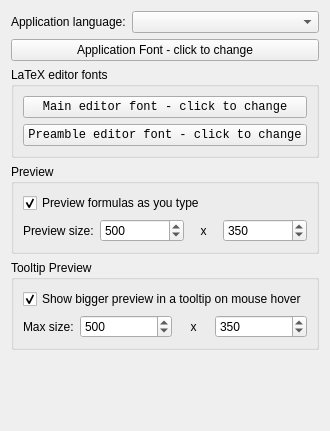
     <widget class="QWidget" name="tabAppearance">
      <attribute name="title">
       <string>&amp;Appearance</string>
      </attribute>
      <layout class="QVBoxLayout" name="verticalLayout_2">
       <item>
        <layout class="QHBoxLayout" name="lytLocale">
         <item>
          <widget class="QLabel" name="lblLocale">
           <property name="sizePolicy">
            <sizepolicy hsizetype="Preferred" vsizetype="Preferred">
             <horstretch>1</horstretch>
             <verstretch>0</verstretch>
            </sizepolicy>
           </property>
           <property name="text">
            <string>Application language:</string>
           </property>
          </widget>
         </item>
         <item>
          <widget class="QComboBox" name="cbxLocale">
           <property name="sizePolicy">
            <sizepolicy hsizetype="Preferred" vsizetype="Fixed">
             <horstretch>2</horstretch>
             <verstretch>0</verstretch>
            </sizepolicy>
           </property>
          </widget>
         </item>
        </layout>
       </item>
       <item>
        <widget class="QPushButton" name="btnAppFont">
         <property name="text">
          <string>Application Font - click to change</string>
         </property>
        </widget>
       </item>
       <item>
        <widget class="QGroupBox" name="gbxEditorFont">
         <property name="title">
          <string>LaTeX editor fonts</string>
         </property>
         <layout class="QVBoxLayout" name="verticalLayout">
          <item>
           <widget class="QPushButton" name="btnAppearFont">
            <property name="font">
             <font>
              <family>Courier New</family>
              <pointsize>9</pointsize>
             </font>
            </property>
            <property name="text">
             <string>Main editor font - click to change</string>
            </property>
           </widget>
          </item>
          <item>
           <widget class="QPushButton" name="btnAppearPreambleFont">
            <property name="font">
             <font>
              <family>Courier New</family>
              <pointsize>9</pointsize>
             </font>
            </property>
            <property name="text">
             <string>Preamble editor font - click to change</string>
            </property>
           </widget>
          </item>
         </layout>
        </widget>
       </item>
       <item>
        <widget class="QGroupBox" name="gbxPreview">
         <property name="title">
          <string>Preview</string>
         </property>
         <layout class="QGridLayout" name="gridLayout_4">
          <item row="1" column="1">
           <widget class="QSpinBox" name="spnPreviewWidth">
            <property name="sizePolicy">
             <sizepolicy hsizetype="Preferred" vsizetype="Fixed">
              <horstretch>3</horstretch>
              <verstretch>0</verstretch>
             </sizepolicy>
            </property>
            <property name="minimum">
             <number>10</number>
            </property>
            <property name="maximum">
             <number>1000</number>
            </property>
            <property name="value">
             <number>500</number>
            </property>
           </widget>
          </item>
          <item row="1" column="2">
           <widget class="QLabel" name="lblPreviewX_2">
            <property name="sizePolicy">
             <sizepolicy hsizetype="Preferred" vsizetype="Preferred">
              <horstretch>1</horstretch>
              <verstretch>0</verstretch>
             </sizepolicy>
            </property>
            <property name="text">
             <string>x</string>
            </property>
            <property name="alignment">
             <set>Qt::AlignCenter</set>
            </property>
            <property name="wordWrap">
             <bool>false</bool>
            </property>
           </widget>
          </item>
          <item row="1" column="3">
           <widget class="QSpinBox" name="spnPreviewHeight">
            <property name="sizePolicy">
             <sizepolicy hsizetype="Preferred" vsizetype="Fixed">
              <horstretch>3</horstretch>
              <verstretch>0</verstretch>
             </sizepolicy>
            </property>
            <property name="minimum">
             <number>10</number>
            </property>
            <property name="maximum">
             <number>1000</number>
            </property>
            <property name="value">
             <number>350</number>
            </property>
           </widget>
          </item>
          <item row="0" column="0" colspan="4">
           <widget class="QCheckBox" name="chkEnableRealTimePreview">
            <property name="text">
             <string>Preview formulas as you type</string>
            </property>
            <property name="checked">
             <bool>true</bool>
            </property>
           </widget>
          </item>
          <item row="1" column="0">
           <widget class="QLabel" name="lblPreviewSizePrompt">
            <property name="text">
             <string>Preview size:</string>
            </property>
           </widget>
          </item>
         </layout>
        </widget>
       </item>
       <item>
        <widget class="QGroupBox" name="gbxTooltipSize">
         <property name="title">
          <string>Tooltip Preview</string>
         </property>
         <layout class="QGridLayout" name="gridLayout_5">
          <item row="1" column="0">
           <widget class="QLabel" name="lblToolTipPreviewSizePrompt">
            <property name="text">
             <string>Max size:</string>
            </property>
           </widget>
          </item>
          <item row="1" column="1">
           <widget class="QSpinBox" name="spnTooltipMaxWidth">
            <property name="sizePolicy">
             <sizepolicy hsizetype="Preferred" vsizetype="Fixed">
              <horstretch>3</horstretch>
              <verstretch>0</verstretch>
             </sizepolicy>
            </property>
            <property name="minimum">
             <number>10</number>
            </property>
            <property name="maximum">
             <number>2000</number>
            </property>
            <property name="value">
             <number>500</number>
            </property>
           </widget>
          </item>
          <item row="1" column="2">
           <widget class="QLabel" name="lblPreviewX">
            <property name="sizePolicy">
             <sizepolicy hsizetype="Preferred" vsizetype="Preferred">
              <horstretch>1</horstretch>
              <verstretch>0</verstretch>
             </sizepolicy>
            </property>
            <property name="text">
             <string>x</string>
            </property>
            <property name="alignment">
             <set>Qt::AlignCenter</set>
            </property>
            <property name="wordWrap">
             <bool>false</bool>
            </property>
           </widget>
          </item>
          <item row="1" column="3">
           <widget class="QSpinBox" name="spnTooltipMaxHeight">
            <property name="sizePolicy">
             <sizepolicy hsizetype="Preferred" vsizetype="Fixed">
              <horstretch>3</horstretch>
              <verstretch>0</verstretch>
             </sizepolicy>
            </property>
            <property name="minimum">
             <number>10</number>
            </property>
            <property name="maximum">
             <number>2000</number>
            </property>
            <property name="value">
             <number>350</number>
            </property>
           </widget>
          </item>
          <item row="0" column="0" colspan="4">
           <widget class="QCheckBox" name="chkEnableToolTipPreview">
            <property name="text">
             <string>Show bigger preview in a tooltip on mouse hover</string>
            </property>
            <property name="checked">
             <bool>true</bool>
            </property>
           </widget>
          </item>
         </layout>
        </widget>
       </item>
       <item>
        <spacer name="spcAppearance">
         <property name="orientation">
          <enum>Qt::Vertical</enum>
         </property>
         <property name="sizeType">
          <enum>QSizePolicy::Expanding</enum>
         </property>
         <property name="sizeHint" stdset="0">
          <size>
           <width>20</width>
           <height>70</height>
          </size>
         </property>
        </spacer>
       </item>
      </layout>
     </widget>
